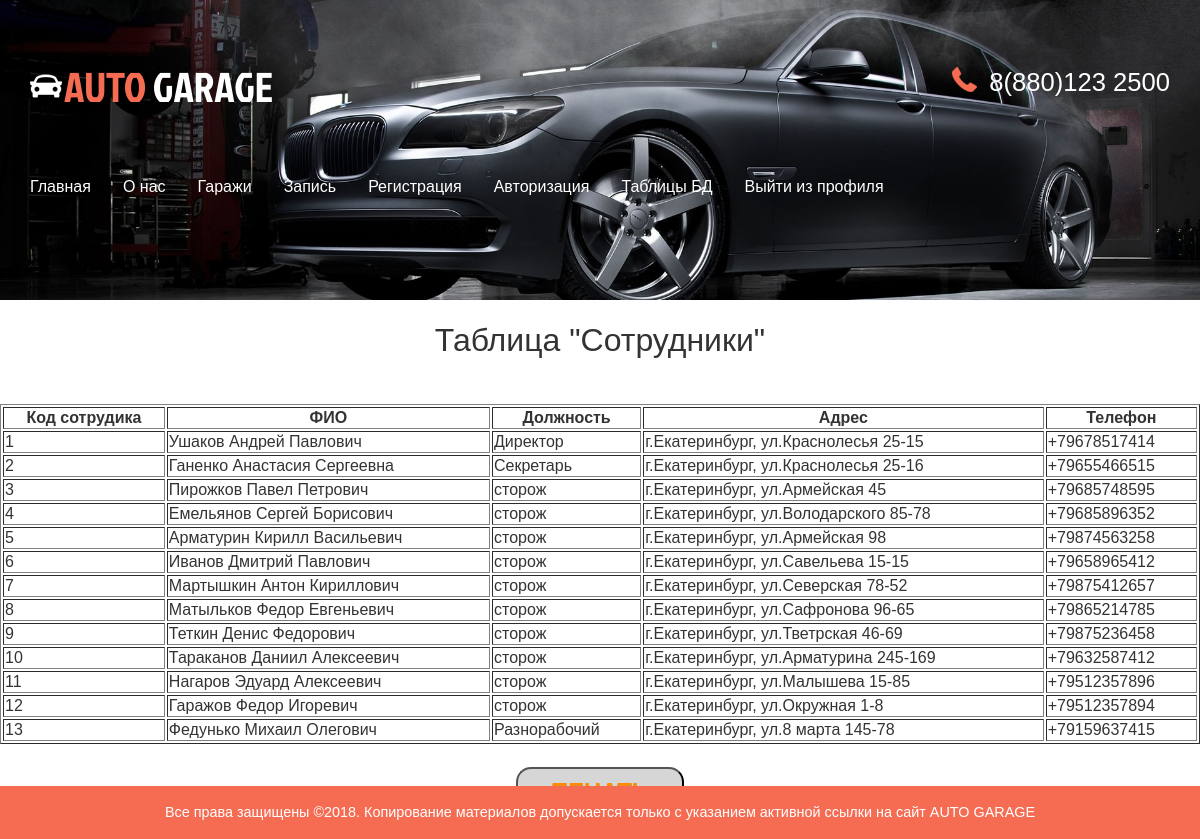
Page /sotrudniki.php on the committed database.
### tables this page shows
CREATE TABLE `sotrudniki` (
  `id_sotrud` int(11) NOT NULL,
  `FIO` varchar(100) NOT NULL,
  `Doljnost` varchar(50) NOT NULL,
  `Addres` varchar(100) NOT NULL,
  `Phone` varchar(50) NOT NULL
);

### sotrudniki.php (the view, shortened to what this page needs)
<?php include "base.php"; ?>
<html>
<head>
<link href="css/bootstrap.css" rel='stylesheet' type='text/css' />
<link href="css/style.css" rel='stylesheet' type='text/css' />
</head>
<body>
<div class="banner banner2">
	 <div class="container">
	     <div class="header">
			 <div class="logo">
				 <h1><a href="index.php"><img src="images/car.png" alt=""/>AUTO <span>GARAGE</span></a></h1>
			 </div>
			 <div class="top_details">
				 <p><span></span> 8(880)123 2500</p>
				 </div>
			 <div class="clearfix"></div>
		 </div>
		 <nav class="navbar navbar-default">
			 	 <div class="collapse navbar-collapse nav-wil" id="bs-example-navbar-collapse-1">
				  <ul class="nav navbar-nav">
					<li><a href="admindex.php">Главная</a></li>
					<li><a href="admabout.php">О нас</a></li>
					<li><a href="admgallery.php">Гаражи</a></li>
					<li><a href="admzapis.php">Запись</a></li>
					<li><a href="admregistr.php">Регистрация</a></li>
					<li><a href="admautoriz.php">Авторизация</a></li>
					<li><a href="indexadmin.php">Таблицы БД</a></li>
					<li><a href="logout.php">Выйти из профиля</a></li>
				  </ul>
			 </div>
	      </nav>
	 </div>
</div>
<br><h1 align="center"> Таблица "Сотрудники"</h1><br>
<table border=1 width=100% align="center">
 <tr>
<th>Код сотрудика</th>
<th>ФИО</th>
<th>Должность</th>
<th>Адрес</th>
<th>Телефон</th>
</tr>
<?php
$result=mysqli_query($conn, "SELECT *
                     from sotrudniki")
or die(mysqli_error());
$myrow =mysqli_fetch_array($result);
do{
echo "<tr>";
echo
"<td>".$myrow["id_sotrud"].
"</td>\n <td>".$myrow["FIO"].
"</td>\n <td>".$myrow["Doljnost"].
"</td>\n <td>".$myrow["Addres"].
"</td>\n <td>".$myrow["Phone"].
"</td>\n";
echo "</tr>\n";
}
while ($myrow =mysqli_fetch_array($result));
?>
<br></table>
<br><center><button href="javascript://" onclick="print();" class="but2">Печать</button></center><br>
		<div class="footer2">
	 	      <div class="col-md-8 ftr2-bottom">
			<p>Все права защищены &copy<?php echo date("Y") ?>.  Копирование материалов допускается только с указанием активной ссылки на сайт <a href="index.php">AUTO GARAGE</a></p>
	 </div>
</div>
</body>
</html>

### css/style.css (style rules this page uses)
h4, h5, h6, h1, h2, h3 { margin: 0; }
ul, ol { margin: 0; padding:0; }
p { margin: 0; }
html, body { font-family: arial; font-size: 100%; background: #ffffff; height:100%; }
body a { transition:0.5s all; -webkit-transition:0.5s all; -moz-transition:0.5s all; -o-transition:0.5s all; -ms-transition:0.5s all; }
.banner { background:url(../images/bg4.jpg) no-repeat 0px -120px; background-size:cover; min-height:800px; }
.header { margin-top:4em; }
.logo { float:left; }
.logo h1 a { color:#F66C53; text-decoration:none; font-family:'JockeyOne-Regular'; font-size:1.3em; font-weight: normal; }
.logo h1 a img { margin-right:2px; vertical-align:initial; }
.logo h1 a span { color:#fff; }
.top_details { float:right; }
.top_details p { color:#fff; font-size:1.6em; margin-bottom:0.5em; }
.top_details p span { background: url(../images/phn.png) no-repeat 0px 0px; width: 25px; height: 29px; display: inline-block; margin-right: 5px; vertical-align: text-bottom; }
.navbar-default { background:none; border:none; }
.navbar-default ul li { display:inline-block; }
.navbar-default ul li a { display:block; color:#fff; text-decoration:none; padding:0 2em 0 0; }
.navbar-default .navbar-nav > li > a { color:#fff; }
.navbar-collapse { padding:0; }
.navbar { margin:4em 0; }
.footer2 { margin: 0px; position: fixed; left: 0; right: 0; bottom: 0; width: 100%; }
.ftr2-bottom { background: #F66C53; width:100%; padding:1em 0; text-align:center; margin: 0px;yyy }
.ftr2-bottom p { color: #fff; font-size: 0.9em; text-align:center; }
.ftr2-bottom p a { color:#fff; }
.banner2 { background: url(../images/bg4.jpg) no-repeat 0px -192px; background-size: cover; min-height: 300px; }

### rows in the picture
sotrudniki: id_sotrud "1", FIO "Ушаков Андрей Павлович", Doljnost "Директор", Addres "г.Екатеринбург, ул.Краснолесья 25-15", Phone "+79678517414"
sotrudniki: id_sotrud "2", FIO "Ганенко Анастасия Сергеевна", Doljnost "Секретарь", Addres "г.Екатеринбург, ул.Краснолесья 25-16", Phone "+79655466515"
sotrudniki: id_sotrud "3", FIO "Пирожков Павел Петрович", Doljnost "сторож", Addres "г.Екатеринбург, ул.Армейская 45", Phone "+79685748595"
sotrudniki: id_sotrud "4", FIO "Емельянов Сергей Борисович", Doljnost "сторож", Addres "г.Екатеринбург, ул.Володарского 85-78", Phone "+79685896352"
sotrudniki: id_sotrud "5", FIO "Арматурин Кирилл Васильевич", Doljnost "сторож", Addres "г.Екатеринбург, ул.Армейская 98", Phone "+79874563258"
sotrudniki: id_sotrud "6", FIO "Иванов Дмитрий Павлович", Doljnost "сторож", Addres "г.Екатеринбург, ул.Савельева 15-15", Phone "+79658965412"
sotrudniki: id_sotrud "7", FIO "Мартышкин Антон Кириллович", Doljnost "сторож", Addres "г.Екатеринбург, ул.Северская 78-52", Phone "+79875412657"
sotrudniki: id_sotrud "8", FIO "Матыльков Федор Евгеньевич", Doljnost "сторож", Addres "г.Екатеринбург, ул.Сафронова 96-65", Phone "+79865214785"
sotrudniki: id_sotrud "9", FIO "Теткин Денис Федорович", Doljnost "сторож", Addres "г.Екатеринбург, ул.Тветрская 46-69", Phone "+79875236458"
sotrudniki: id_sotrud "10", FIO "Тараканов Даниил Алексеевич", Doljnost "сторож", Addres "г.Екатеринбург, ул.Арматурина 245-169", Phone "+79632587412"
sotrudniki: id_sotrud "11", FIO "Нагаров Эдуард Алексеевич", Doljnost "сторож", Addres "г.Екатеринбург, ул.Малышева 15-85", Phone "+79512357896"
sotrudniki: id_sotrud "12", FIO "Гаражов Федор Игоревич", Doljnost "сторож", Addres "г.Екатеринбург, ул.Окружная 1-8", Phone "+79512357894"
sotrudniki: id_sotrud "13", FIO "Федунько Михаил Олегович", Doljnost "Разнорабочий", Addres "г.Екатеринбург, ул.8 марта 145-78", Phone "+79159637415"
